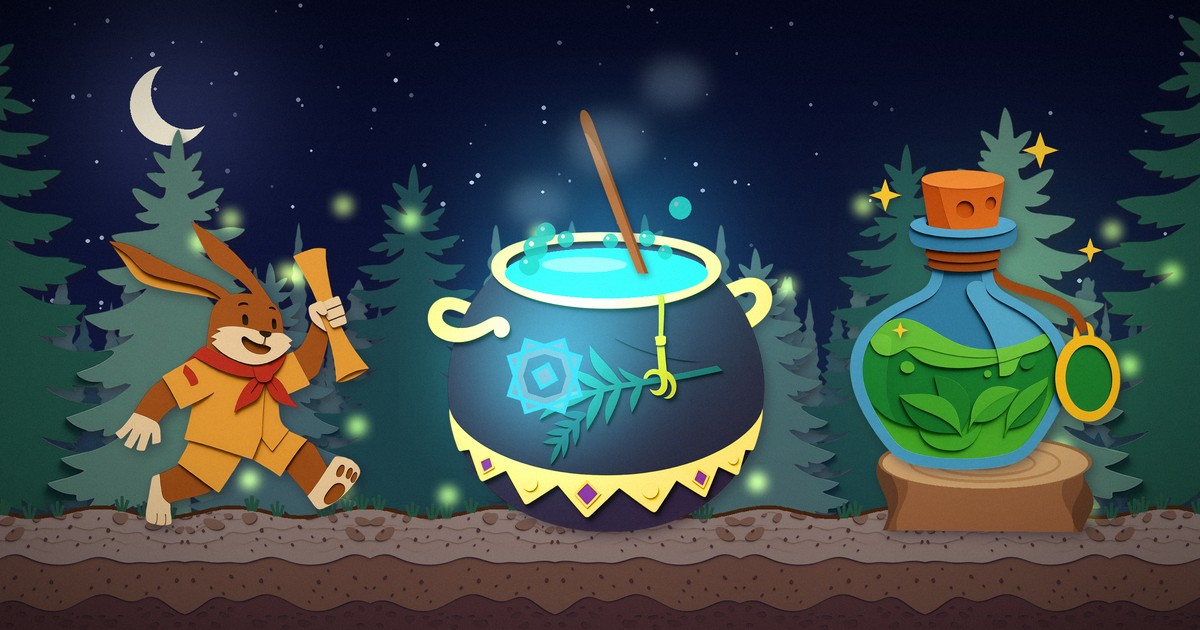
#> input picture web/og-image.jpg, 1200 x 630 px, given in place of Fondos_WristQuest.png, which was not available
$ python extraer_sprites.py ../web ../web/og-image.jpg
#> lines starting #> are read from the running program, lines starting #| are printed output that depends on the picture; after the words box and inside, x2 and y2 are one past the last pixel; in counts of white or black regions, pixels touching at a corner belong together; pictures that were not available may be replaced by others from this repository, and a replacement may not be noted
"""Recorta los sprites de las hojas de arte, quita el fondo blanco sin halo y los guarda en PNG.

Uso: uv run --with pillow --with scipy python tools/extraer_sprites.py <hojas> assets/sprites
Cada sprite se define por una caja (x0, y0, x1, y1) en su hoja; se toman los componentes conectados
que caen dentro de la caja, así un vecino cercano nunca se cuela en el recorte.
"""

from __future__ import annotations

import sys
from pathlib import Path

import numpy as np
from PIL import Image
from scipy import ndimage as ndi

F, A, B = "Fondos_WristQuest.png", "Copia_de_WristQuest__1_.png", "Copia_de_WristQuest.png"
CU = "Cuchara.png"
S, F1, F2 = "Suelos_WristQuest.png", "Fondos_WristQuest__1_.png", "Fondos_WristQuest__2_.png"
# nombre: (hoja, caja, modo)  modo: "cut" quita el fondo; "rect" conserva el rectángulo opaco
SPRITES = {
    "pinos": (F, (119, 30, 419, 381), "cut"),
    "bosque_capas": (F, (457, 31, 1229, 406), "cut"),
    "suelo": (F, (1274, 47, 1811, 407), "rect"),
    "esc_casa": (F, (109, 430, 647, 728), "rect"),
    "esc_hongo": (F, (1274, 430, 1811, 728), "rect"),
    "esc_rio": (F, (108, 751, 646, 1050), "rect"),
    "esc_noche": (F, (690, 749, 1229, 1043), "rect"),
    "esc_sol": (F, (1274, 748, 1811, 1047), "rect"),
    "mano_flexion": (A, (20, 31, 407, 366), "cut"),
    "mano_extension": (A, (20, 710, 455, 1045), "cut"),
    "mano_dorso": (A, (448, 43, 774, 399), "cut"),
    "mano_palma": (A, (519, 702, 755, 1044), "cut"),
    "brazo_giro": (A, (20, 410, 597, 668), "cut"),
    "cadenas": (A, (823, 20, 1564, 384), "cut"),
    "avatar": (A, (1619, 173, 1810, 367), "cut"),
    "buho": (A, (810, 428, 1085, 735), "cut"),
    "ardilla": (A, (1115, 427, 1395, 744), "cut"),
    "oso": (A, (1475, 470, 1843, 1036), "cut"),
    "cofre": (A, (814, 773, 1189, 1040), "cut"),
    "pocion_lava": (B, (20, 28, 140, 314), "cut"),
    "pocion_vid": (B, (167, 26, 346, 319), "cut"),
    "pocion_corazon": (B, (377, 22, 572, 314), "cut"),
    "pocion_gema": (B, (607, 35, 785, 317), "cut"),
    "pocion_verde": (B, (827, 60, 1060, 318), "cut"),
    "pocion_hongo": (B, (1132, 41, 1476, 310), "cut"),
    "pocion_h": (B, (1509, 38, 1760, 316), "cut"),
    "pers_jabali": (B, (24, 356, 322, 641), "cut"),
    "pers_mapache": (B, (351, 358, 608, 644), "cut"),
    "pers_rana": (B, (646, 354, 916, 671), "cut"),
    "pers_conejo": (B, (941, 353, 1197, 645), "cut"),
    "pers_castor": (B, (1225, 356, 1505, 646), "cut"),
    "caldero": (B, (1540, 420, 1871, 708), "cut"),
    "carton": (B, (49, 667, 325, 1046), "cut"),
    "cristal": (B, (369, 894, 526, 1053), "cut"),
    "mortero": (B, (554, 918, 744, 1052), "cut"),
    "roca_runica": (B, (778, 868, 960, 1056), "cut"),
    "pocion_azul": (B, (992, 815, 1182, 1048), "cut"),
    "llave": (B, (1222, 887, 1370, 1045), "cut"),
    "libro": (B, (1420, 863, 1613, 1053), "cut"),
    "runa_chica": (B, (1640, 879, 1763, 1055), "cut"),
    "cuchara": (CU, (0, 180, 305, 900), "cut"),  # primer cuadro: la cuchara completa
    # suelos en franjas (repetibles en horizontal)
    "suelo_tierra": (S, (0, 0, 1919, 149), "cut"),
    "suelo_pasto": (S, (0, 197, 1919, 346), "cut"),
    "suelo_rocas": (S, (0, 367, 1919, 515), "cut"),
    "suelo_muro": (S, (0, 525, 1919, 727), "cut"),
    "suelo_pradera": (S, (0, 738, 1919, 884), "cut"),
    "suelo_seco": (S, (0, 931, 1919, 1079), "cut"),
    # vegetación
    "arbol_rosa": (F1, (6, 25, 284, 329), "cut"),
    "arbol_musgo": (F1, (332, 19, 605, 329), "cut"),
    "arboles_altos": (F1, (651, 6, 1027, 345), "cut"),
    "arbol_burbujas": (F1, (1066, 7, 1259, 347), "cut"),
    "plantas_magicas": (F1, (1307, 24, 1589, 330), "cut"),
    "hongos_rojos": (F1, (1631, 17, 1914, 341), "cut"),
    "arboles_otono": (F1, (664, 371, 1581, 702), "cut"),
    "hongo_grande": (F1, (1638, 368, 1905, 697), "cut"),
    "liana_grande": (F1, (11, 389, 605, 696), "cut"),
    "liana_lazo": (F1, (4, 731, 317, 912), "cut"),
    "arbol_acacia": (F1, (327, 756, 648, 1038), "cut"),
    "pinos_grupo": (F1, (653, 731, 1260, 1064), "cut"),
    "hongos_espiral": (F1, (1303, 728, 1498, 1063), "cut"),
    "hongos_naranja": (F1, (1569, 729, 1905, 1065), "cut"),
    "liana_hojas": (F1, (1, 937, 323, 1075), "cut"),
    # cielo, casas y relieve
    "nube_azul": (F2, (12, 10, 373, 180), "cut"),
    "casa_hongo_rosa": (F2, (424, 10, 727, 342), "cut"),
    "montana": (F2, (747, 42, 1257, 342), "cut"),
    "roca_gris": (F2, (1273, 7, 1588, 335), "cut"),
    "roca_naranja": (F2, (1598, 6, 1910, 346), "cut"),
    "nube_clara": (F2, (4, 209, 392, 343), "cut"),
    "casa_hongo": (F2, (624, 367, 1008, 701), "cut"),
    "nube_rosa": (F2, (6, 425, 604, 648), "cut"),
    "cordillera": (F2, (1033, 399, 1918, 678), "cut"),
    "estanque": (F2, (5, 796, 433, 1001), "cut"),
    "casa_hongo_naranja": (F2, (446, 730, 746, 1066), "cut"),
    "casa_arbol": (F2, (761, 727, 1086, 1065), "cut"),
    "casa_tocon": (F2, (1104, 733, 1560, 1052), "cut"),
    "casa_arbol2": (F2, (1585, 725, 1912, 1068), "cut"),
}


def fondo_global(im: Image.Image) -> np.ndarray:
    """Fondo de la hoja: transparencia real si la hay; si no, blanco conectado con el borde."""
    if im.mode == "RGBA":
        a = np.asarray(im)[..., 3]
        if (a == 0).mean() > 0.05:
            return a < 16
    rgb = np.asarray(im.convert("RGB"))
    blanco = rgb.min(axis=2) >= 244
    lab, _ = ndi.label(blanco)
    borde = set(np.unique(np.r_[lab[0], lab[-1], lab[:, 0], lab[:, -1]])) - {0}
    return np.isin(lab, list(borde))


def recorte(
    rgba: np.ndarray, fg: np.ndarray, lab: np.ndarray, caja: tuple, k: float, alfa_real: bool
) -> Image.Image:
    x0, y0, x1, y1 = (round(v * k) for v in caja)
    centro = lab[y0 : y1 + 1, x0 : x1 + 1]
    ids = [i for i in np.unique(centro) if i and (centro == i).sum() > 200 * k * k]
    pad = round(6 * k)
    ya, yb = max(0, y0 - pad), min(rgba.shape[0], y1 + 1 + pad)
    xa, xb = max(0, x0 - pad), min(rgba.shape[1], x1 + 1 + pad)
    c = rgba[ya:yb, xa:xb].copy()
    f = fg[ya:yb, xa:xb] & np.isin(lab[ya:yb, xa:xb], ids)
    if alfa_real:  # la hoja ya trae transparencia: solo se aíslan los componentes de la caja
        c[..., 3] = np.where(f, c[..., 3], 0)
    else:  # fondo blanco: el borde toma el color del interior (sin halo) y el alfa se suaviza
        rgb = c[..., :3]
        seguro = ndi.binary_erosion(f, iterations=1)
        dist, (iy, ix) = ndi.distance_transform_edt(~seguro, return_indices=True)
        cerca = (~seguro) & (dist <= 3)
        rgb[cerca] = rgb[iy[cerca], ix[cerca]]
        alfa = np.clip((ndi.gaussian_filter(f.astype(float), 0.7) - 0.08) / 0.84, 0, 1)
        c[..., 3] = (alfa * 255).astype(np.uint8)
    im = Image.fromarray(c, "RGBA")
    return im.crop(im.getbbox())


# Variantes de color por ZONA (como trajes alternos): cada píxel se asigna a la zona cuyo color
# base está más cerca y se recolorea conservando su sombreado (luminancia relativa a la base).
ZONAS_CONEJO = {
    "uniforme": (222, 148, 49),
    "pelaje": (158, 80, 25),
    "pelaje_osc": (113, 53, 9),
    "crema": (228, 195, 149),
    "panuelo": (181, 45, 28),
    "tinta": (58, 22, 5),
    "crema_clara": (237, 215, 178),
    "almohadilla": (155, 118, 84),
}
VARIANTES = {
    "pers_conejo_nieve": (
        "pers_conejo",
        {
            "pelaje": (196, 202, 220),
            "pelaje_osc": (126, 132, 158),
            "uniforme": (64, 128, 178),
            "panuelo": (231, 189, 36),
            "almohadilla": (178, 170, 196),
        },
    ),
    "pers_conejo_canela": (
        "pers_conejo",
        {
            "pelaje": (148, 70, 34),
            "pelaje_osc": (86, 36, 16),
            "uniforme": (91, 139, 48),
            "panuelo": (228, 143, 31),
            "crema": (236, 201, 156),
        },
    ),
}


def variantes(salida: Path) -> None:
    nombres = list(ZONAS_CONEJO)
    base = np.array([ZONAS_CONEJO[n] for n in nombres], float)
    lum = base @ [0.299, 0.587, 0.114]
    for destino, (origen, cambios) in VARIANTES.items():
        im = np.asarray(Image.open(salida / f"{origen}.png").convert("RGBA")).astype(float)
        rgb = im[..., :3]
        zona = np.argmin(((rgb[..., None, :] - base) ** 2).sum(-1), axis=-1)
        sombra = (rgb @ [0.299, 0.587, 0.114]) / lum[zona]
        nuevo = rgb.copy()
        for n, col in cambios.items():
            m = zona == nombres.index(n)
            nuevo[m] = np.clip(np.array(col, float) * sombra[m, None], 0, 255)
        Image.fromarray(np.dstack([nuevo, im[..., 3]]).astype(np.uint8), "RGBA").save(
            salida / f"{destino}.png"
        )


def main(hojas: Path, salida: Path) -> None:
    """Las cajas están en coordenadas de una hoja de 1920 px; se escalan al ancho real (3x)."""
    salida.mkdir(parents=True, exist_ok=True)
    cache: dict[str, tuple] = {}
    for nombre, (hoja, caja, modo) in SPRITES.items():
        if hoja not in cache:
            im = Image.open(hojas / hoja).convert("RGBA")
            k = im.width / 1920
#> k = 0.625
            bg = fondo_global(im)
#> in fondo_global, `a = np.asarray(im)[..., 3]`: a: shape (630, 1200); every value is 255
#> in fondo_global, rgb is the input picture: shape (630, 1200, 3); mean R, G, B 59.4, 70.9, 71.7
#> in fondo_global, `blanco = rgb.min(axis=2) >= 244`:
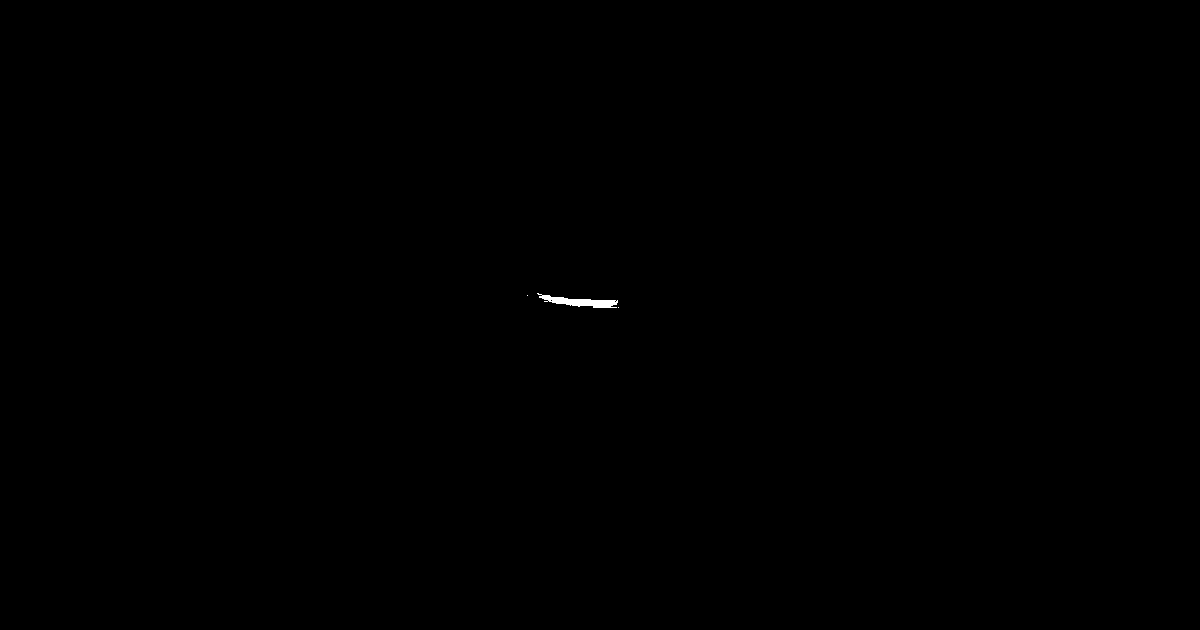
#> blanco: shape (630, 1200) bool; 0.07% white; 3 white regions (2 under 20 px), largest, box (x1, y1, x2, y2) and area: (537, 293, 618, 308) 528
#> in fondo_global, `lab, _ = ndi.label(blanco)`: lab: shape (630, 1200) int32; 6 distinct labels, from 0 to 5
#> in fondo_global, `borde = set(np.unique(np.r_[lab[0], lab[-1], lab[:, 0], lab[:, -1]])) ..`: borde = 0 items
#> in fondo_global, `return np.isin(lab, list(borde))`: returned value: shape (630, 1200) bool; every value is 0
            alfa_real = bool((np.asarray(im)[..., 3] == 0).mean() > 0.05)
#> alfa_real = False
            lab, _ = ndi.label(ndi.binary_dilation(~bg, iterations=max(1, round(7 * k))))
#> lab: shape (630, 1200) int32; every value is 1
            cache[hoja] = (np.asarray(im).copy(), ~bg, lab, k, alfa_real)
        rgba, fg, lab, k, alfa_real = cache[hoja]
#> fg: shape (630, 1200) bool; every value is 1
        if modo == "rect":
            x0, y0, x1, y1 = (round(v * k) for v in caja)
            Image.fromarray(rgba[y0 : y1 + 1, x0 : x1 + 1], "RGBA").save(salida / f"{nombre}.png")
        else:
            recorte(rgba, fg, lab, caja, k, alfa_real).save(salida / f"{nombre}.png")
#> in recorte, `x0, y0, x1, y1 = (round(v * k) for v in caja)`: x0 = 74; y0 = 19; x1 = 262; y1 = 238
#> in recorte, `centro = lab[y0 : y1 + 1, x0 : x1 + 1]`: centro: shape (220, 189) int32; every value is 1
#> in recorte, `ids = [i for i in np.unique(centro) if i and (centro == i).sum() > 200..`: ids = [1]
#> in recorte, `pad = round(6 * k)`: pad = 4
#> in recorte, `ya, yb = max(0, y0 - pad), min(rgba.shape[0], y1 + 1 + pad)`: ya = 15; yb = 243
#> in recorte, `xa, xb = max(0, x0 - pad), min(rgba.shape[1], x1 + 1 + pad)`: xa = 70; xb = 267
#> in recorte, `c = rgba[ya:yb, xa:xb].copy()`:
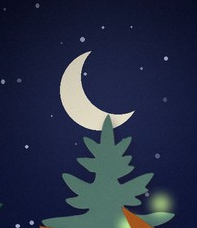
#> c: shape (228, 197, 4); mean R, G, B, A 39.2, 47.4, 70, 255
#> in recorte, `f = fg[ya:yb, xa:xb] & np.isin(lab[ya:yb, xa:xb], ids)`: f: shape (228, 197) bool; every value is 1
#> in recorte, `seguro = ndi.binary_erosion(f, iterations=1)`:
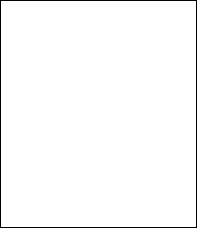
#> seguro: shape (228, 197) bool; 98.1% white; black in thin lines or dots
#> in recorte, `dist, (iy, ix) = ndi.distance_transform_edt(~seguro, return_indices=Tr..`:
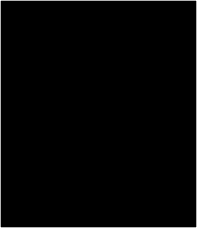
#> dist: shape (228, 197) float64; min 0, max 1.41, mean 0.0189; drawn with min black and max white
#> in recorte, `dist, (iy, ix) = ndi.distance_transform_edt(~seguro, return_indices=Tr..`:
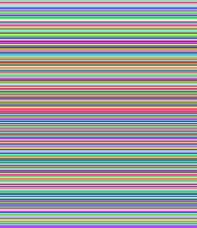
#> iy: shape (228, 197) int32; 226 distinct labels, from 1 to 226; one colour per label, 0 black
#> in recorte, `dist, (iy, ix) = ndi.distance_transform_edt(~seguro, return_indices=Tr..`:
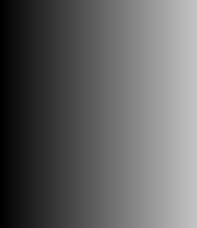
#> ix: shape (228, 197) int32; min 1, max 195, mean 98
#> in recorte, `cerca = (~seguro) & (dist <= 3)`: cerca: shape (228, 197) bool; 1.9% white in thin lines or dots
#> in recorte, `rgb[cerca] = rgb[iy[cerca], ix[cerca]]`: rgb: shape (228, 197, 3); mean R, G, B 39.2, 47.4, 70
#> in recorte, `alfa = np.clip((ndi.gaussian_filter(f.astype(float), 0.7) - 0.08) / 0...`: alfa: shape (228, 197) float64; every value is 1
#> in recorte, `c[..., 3] = (alfa * 255).astype(np.uint8)`: c: shape (228, 197, 4); 1.4% of pixels changed, all inside (x1, y1, x2, y2) = (0, 0, 197, 228)
    variantes(salida)
    print(f"{len(SPRITES)} sprites y {len(VARIANTES)} variantes en {salida} (escala {k:g}x)")


if __name__ == "__main__":
#> (the run stopped early here; a loop or call above may not have finished)
